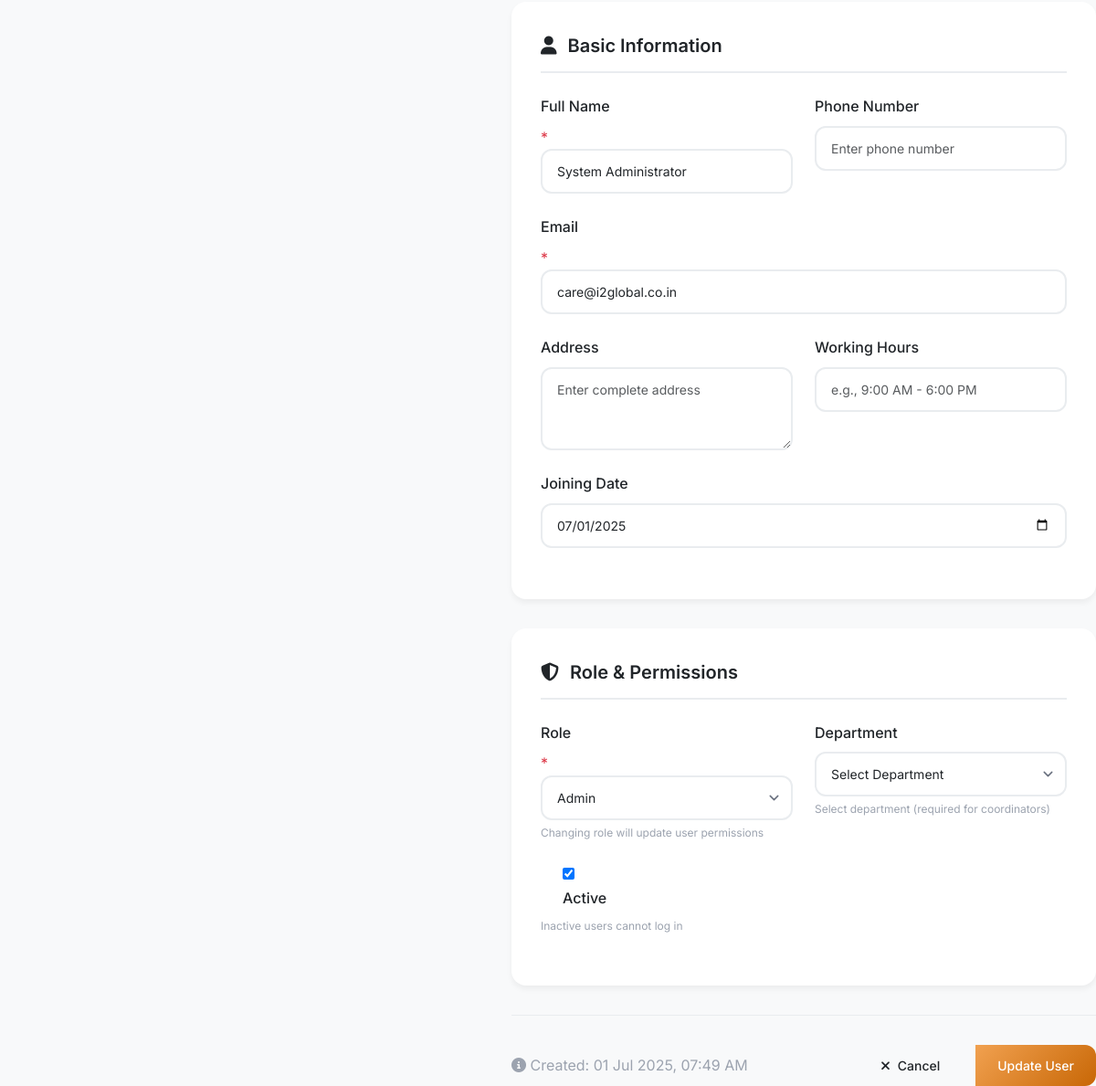
Before: /admin/users/1/edit (signed in, lower part) with the older database file.
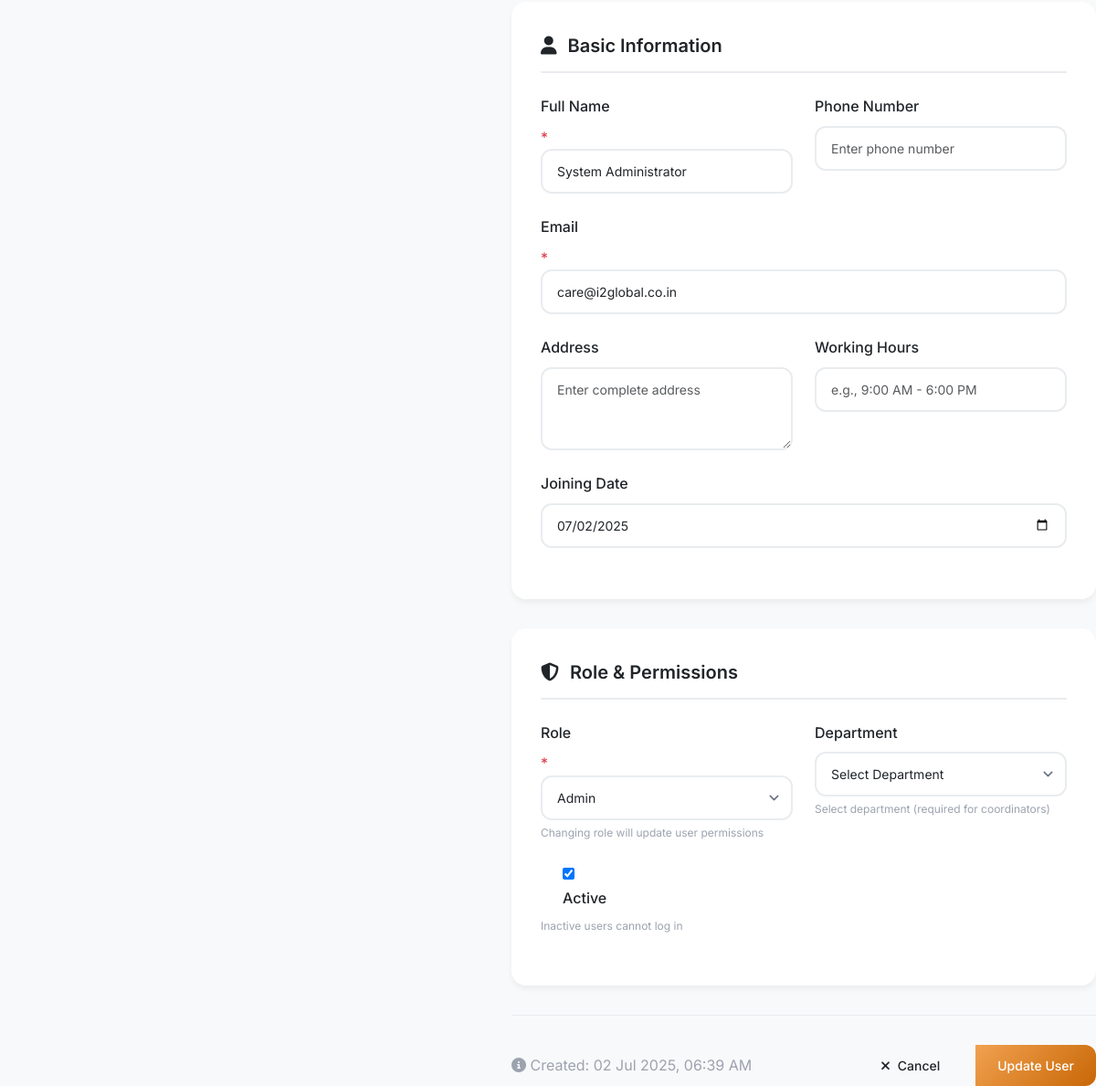
After: the same page with the newer database file.
### app/models/user.py (models this page shows, shortened)
class User(UserMixin, db.Model):
    __tablename__ = 'users'
    id = db.Column(db.Integer, primary_key=True)
    username = db.Column(db.String(80), unique=True, nullable=False, index=True)
    email = db.Column(db.String(120), unique=True, nullable=False, index=True)
    password_hash = db.Column(db.String(255), nullable=False)
    full_name = db.Column(db.String(100), nullable=False)
    phone = db.Column(db.String(20))
    address = db.Column(db.Text)
    profile_picture = db.Column(db.String(100))
    role = db.Column(db.String(20), nullable=False, default='tutor')  # superadmin, admin, coordinator, tutor
    department_id = db.Column(db.Integer, db.ForeignKey('departments.id'))
    is_active = db.Column(db.Boolean, default=True)
    is_verified = db.Column(db.Boolean, default=False)
    created_at = db.Column(db.DateTime, default=datetime.utcnow)
    last_login = db.Column(db.DateTime)
    joining_date = db.Column(db.Date)
    working_hours = db.Column(db.String(50))  # "9:00 AM - 6:00 PM"
    emergency_contact = db.Column(db.Text)  # JSON string
    department = db.relationship('Department', foreign_keys=[department_id], backref='users', lazy=True)
    tutor_profile = db.relationship('Tutor', backref='user', uselist=False, lazy=True)
    def has_permission(self, permission):
        if self.role == 'superadmin':
            return True
    def get_role_display(self):
        role_map = {
            'superadmin': 'Super Admin',
            'admin': 'Admin',
            'coordinator': 'Coordinator',
            'tutor': 'Tutor'
        }
        return role_map.get(self.role, self.role.title())

### app/routes/admin.py (the view, shortened to what this page needs)
@bp.route('/users/<int:user_id>/edit', methods=['GET', 'POST'])
@login_required
@admin_required
def edit_user(user_id):
    user = User.query.get_or_404(user_id)
    form = EditUserForm(user_id=user.id, obj=user)
    return render_template('admin/edit_user.html', form=form, user=user)

### app/models/user.py (called while the page is built)
@login.user_loader
def load_user(user_id):
    return User.query.get(int(user_id))

### app/routes/admin.py (called while the page is built)
def admin_required(f):
    @wraps(f)
    def decorated_function(*args, **kwargs):
        if current_user.role not in ['superadmin', 'admin', 'coordinator']:
            flash('Access denied. Insufficient permissions.', 'error')
            return redirect(url_for('dashboard.index'))
        return f(*args, **kwargs)
    return decorated_function

### app/templates/admin/edit_user.html (shortened to what this page needs)
{% extends "base.html" %}
{% block content %}
<div class="main-content">
    <div class="edit-form-container">
        <form method="POST" enctype="multipart/form-data" id="editUserForm">
            <div class="form-section">
                <div class="section-title">
                    <i class="fas fa-user"></i>
                    Basic Information
                </div>
                <div class="form-row">
                    <div class="form-group">
                        {{ form.full_name.label(class="form-label") }} <span class="required">*</span>
                        {{ form.full_name(class="form-control") }}
                    </div>
                    <div class="form-group">
                        {{ form.phone.label(class="form-label") }}
                        {{ form.phone(class="form-control") }}
                    </div>
                </div>
                <div class="form-row single">
                    <div class="form-group">
                        {{ form.email.label(class="form-label") }} <span class="required">*</span>
                        {{ form.email(class="form-control") }}
                    </div>
                </div>
                <div class="form-row">
                    <div class="form-group">
                        {{ form.address.label(class="form-label") }}
                        {{ form.address(class="form-control", rows="3") }}
                    </div>
                    <div class="form-group">
                        {{ form.working_hours.label(class="form-label") }}
                        {{ form.working_hours(class="form-control") }}
                    </div>
                </div>
                <div class="form-row single">
                    <div class="form-group">
                        {{ form.joining_date.label(class="form-label") }}
                        {{ form.joining_date(class="form-control") }}
                    </div>
                </div>
            </div>
            <div class="form-section">
                <div class="section-title">
                    <i class="fas fa-shield-alt"></i>
                    Role & Permissions
                </div>
                <div class="form-row">
                    <div class="form-group">
                        {{ form.role.label(class="form-label") }} <span class="required">*</span>
                        {{ form.role(class="form-control form-select") }}
                        <div class="help-text">Changing role will update user permissions</div>
                    </div>
                    <div class="form-group">
                        {{ form.department_id.label(class="form-label") }}
                        {{ form.department_id(class="form-control form-select") }}
                        <div class="help-text">Select department (required for coordinators)</div>
                    </div>
                </div>
                <div class="form-row single">
                    <div class="form-group">
                        <div class="form-check">
                            {{ form.is_active() }}
                            {{ form.is_active.label(class="form-check-label") }}
                        </div>
                        <div class="help-text">Inactive users cannot log in</div>
                    </div>
                </div>
            </div>
            <div class="form-actions">
                <div class="text-muted">
                    <i class="fas fa-info-circle"></i>
                    Created: {{ user.created_at.strftime('%d %b %Y, %I:%M %p') if user.created_at else 'Unknown' }}
                </div>
                <div class="btn-group">
                    <a href="{{ url_for('admin.users') }}" class="btn btn-outline">
                        <i class="fas fa-times"></i> Cancel
                    </a>
                    {{ form.submit(class="btn btn-primary") }}
                </div>
            </div>
        </form>
    </div>
</div>
{% endblock %}

Changed rows visible on the page:
changed User "System Administrator": joining_date "07/01/2025" → "07/02/2025"; created_at "01 Jul 2025, 07:49 AM" → "02 Jul 2025, 06:39 AM"
